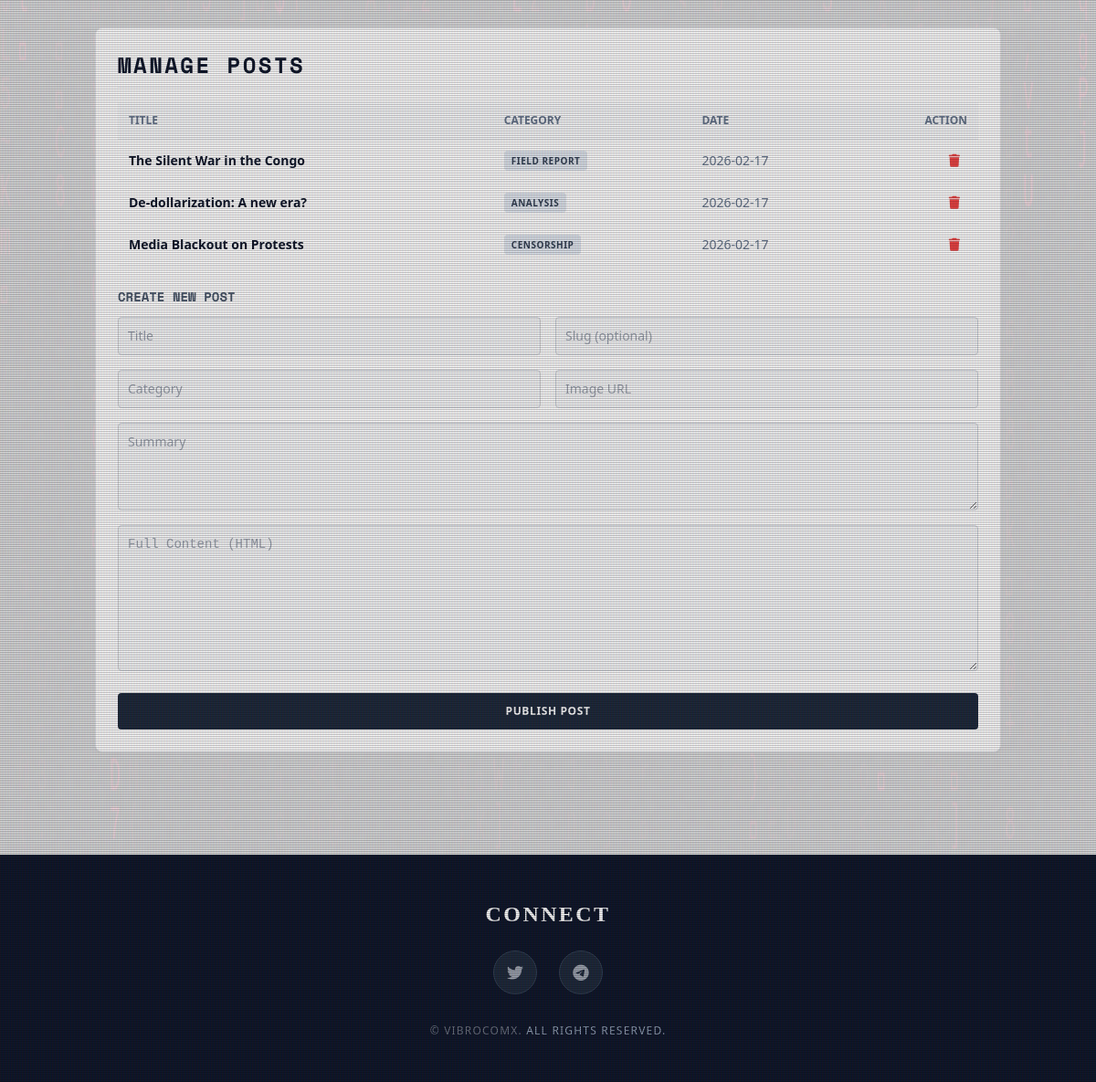
The app's page /admin/dashboard (signed in, lower part), older data.
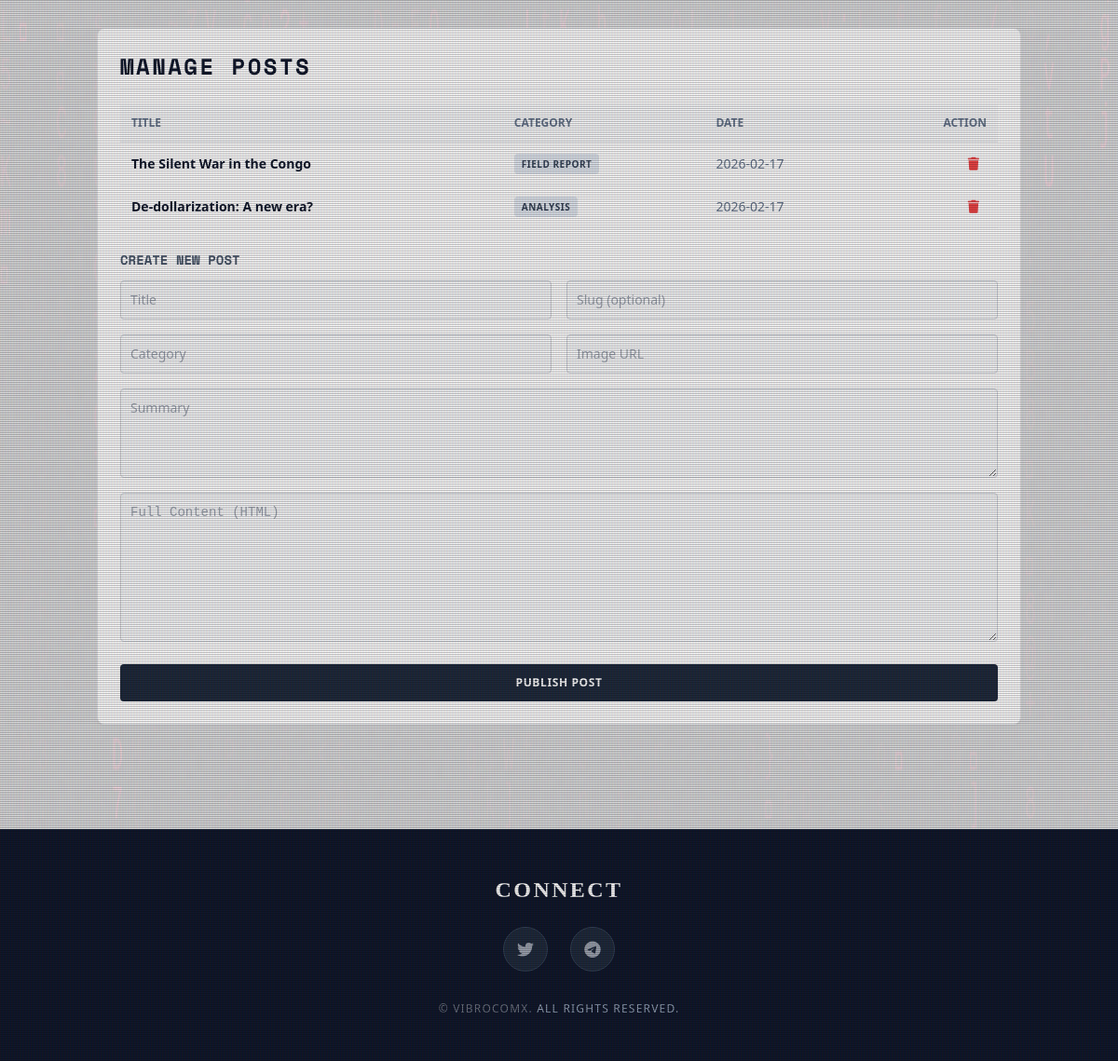
The same page, newer data.
### models.py (models this page shows)
class Post(db.Model):
    id = db.Column(db.Integer, primary_key=True)
    title = db.Column(db.String(200), nullable=False)
    slug = db.Column(db.String(200), unique=True, nullable=False)
    summary = db.Column(db.String(500))
    content = db.Column(db.Text, nullable=False)
    category = db.Column(db.String(100))
    date_posted = db.Column(db.DateTime, default=datetime.utcnow)
    author = db.Column(db.String(100), default="VibrocomX Team")
    tags = db.Column(db.String(200))
    image_url = db.Column(db.String(500))

class SocialLink(db.Model):
    id = db.Column(db.Integer, primary_key=True)
    platform = db.Column(db.String(50), nullable=False)
    url = db.Column(db.String(500), nullable=False)
    icon_class = db.Column(db.String(100))

### admin_routes.py (the view)
@admin_bp.route('/dashboard')
@login_required
def dashboard():
    posts = Post.query.all()
    social_links = SocialLink.query.all()
    pages = PageContent.query.all()
    settings = SiteSetting.query.all() # Updated Model Name
    founders = Founder.query.all()
    return render_template('admin/dashboard.html',
                           posts=posts, social_links=social_links,
                           pages=pages, settings=settings, founders=founders)

### app.py (called while the page is built)
@login_manager.user_loader
def load_user(user_id):
    return User.query.get(int(user_id))

@app.context_processor
def inject_globals():
    social_links = SocialLink.query.all()
    banner_setting = SiteSetting.query.filter_by(setting_key='breaking_banner').first()
    show_banner = banner_setting.setting_value == 'true' if banner_setting else True
    breaking_text_setting = SiteSetting.query.filter_by(setting_key='breaking_text').first()
    breaking_text = breaking_text_setting.setting_value if breaking_text_setting else "Global South unites against sanctions"
    return dict(social_links=social_links, show_banner=show_banner, breaking_text=breaking_text)

### templates/admin/dashboard.html (shortened to what this page needs)
{% extends 'base.html' %}
{% block content %}
<div class="grid grid-cols-1 md:grid-cols-2 gap-8">
    <div class="bg-white p-6 rounded-lg border border-gray-200 shadow-sm md:col-span-2">
        <h2 class="text-2xl font-bold text-slate-900 mb-4 uppercase tracking-widest border-b border-gray-100 pb-2">
            Manage Posts</h2>
        <div class="overflow-x-auto mb-6">
            <table class="w-full text-left border-collapse">
                <thead>
                    <tr class="text-slate-500 text-xs uppercase border-b border-gray-200 bg-gray-50">
                        <th class="p-3">Title</th>
                        <th class="p-3">Category</th>
                        <th class="p-3">Date</th>
                        <th class="p-3 text-right">Action</th>
                    </tr>
                </thead>
                <tbody class="text-sm text-slate-700">
                    {% for post in posts %}
                    <tr class="border-b border-gray-100 hover:bg-gray-50 transition-colors">
                        <td class="p-3 font-bold text-slate-900">{{ post.title }}</td>
                        <td class="p-3"><span
                                class="bg-slate-200 text-slate-700 px-2 py-1 rounded text-[10px] font-bold uppercase tracking-wider">{{
                                post.category }}</span></td>
                        <td class="p-3 text-slate-500">{{ post.date_posted.strftime('%Y-%m-%d') }}</td>
                        <td class="p-3 text-right">
                            <a href="{{ url_for('admin.delete_post', id=post.id) }}"
                                class="text-red-500 hover:text-red-700 p-2" onclick="return confirm('Delete post?')"><i
                                    class="fas fa-trash"></i></a>
                        </td>
                    </tr>
                    {% endfor %}
                </tbody>
            </table>
        </div>
        <h3 class="text-slate-600 text-sm font-bold uppercase mb-3 mt-6">Create New Post</h3>
        <form action="{{ url_for('admin.manage_post') }}" method="POST" class="grid grid-cols-1 md:grid-cols-2 gap-4">
            <input type="text" name="title" placeholder="Title" required
                class="bg-gray-50 border border-gray-300 text-slate-800 p-2.5 rounded w-full text-sm focus:ring-2 focus:ring-slate-400 outline-none">
            <input type="text" name="slug" placeholder="Slug (optional)"
                class="bg-gray-50 border border-gray-300 text-slate-800 p-2.5 rounded w-full text-sm focus:ring-2 focus:ring-slate-400 outline-none">
            <input type="text" name="category" placeholder="Category"
                class="bg-gray-50 border border-gray-300 text-slate-800 p-2.5 rounded w-full text-sm focus:ring-2 focus:ring-slate-400 outline-none">
            <input type="text" name="image_url" placeholder="Image URL"
                class="bg-gray-50 border border-gray-300 text-slate-800 p-2.5 rounded w-full text-sm focus:ring-2 focus:ring-slate-400 outline-none">
            <textarea name="summary" placeholder="Summary"
                class="bg-gray-50 border border-gray-300 text-slate-800 p-2.5 rounded w-full text-sm h-24 md:col-span-2 focus:ring-2 focus:ring-slate-400 outline-none"></textarea>
            <textarea name="content" placeholder="Full Content (HTML)"
                class="bg-gray-50 border border-gray-300 text-slate-800 p-2.5 rounded w-full text-sm h-40 md:col-span-2 font-mono focus:ring-2 focus:ring-slate-400 outline-none"></textarea>
            <button type="submit"
                class="bg-slate-800 hover:bg-slate-900 text-white font-bold py-3 px-4 rounded md:col-span-2 uppercase text-xs tracking-wider transition-colors mt-2">
                Publish Post
            </button>
        </form>
    </div>
</div>
{% endblock %}

### templates/base.html (shortened to what this page needs)
<!DOCTYPE html>
<html lang="en">
<head>
    <script src="https://cdn.tailwindcss.com"></script>
    <link href="https://unpkg.com/aos@2.3.1/dist/aos.css" rel="stylesheet">
    <link rel="stylesheet" href="https://cdnjs.cloudflare.com/ajax/libs/font-awesome/6.0.0/css/all.min.css">
    <link rel="stylesheet" href="{{ url_for('static', filename='style.css') }}">
</head>
<body
    class="bg-gray-50 text-gray-800 flex flex-col min-h-screen relative font-sans selection:bg-slate-200 selection:text-black">
    <main class="flex-grow container mx-auto px-4 py-8 relative z-10">
        {% block content %}{% endblock %}
    </main>
    <footer class="bg-slate-900 p-12 mt-20 border-t border-slate-800 relative overflow-hidden">
        <div class="container mx-auto text-center relative z-10">
            <h4 class="text-white font-serif font-black uppercase tracking-widest mb-6 text-2xl">Connect</h4>
            <div class="mb-8 flex justify-center gap-6">
                {% for link in social_links %}
                <a href="{{ link.url }}" target="_blank"
                    class="w-12 h-12 flex items-center justify-center rounded-full bg-slate-800 border border-slate-700 text-gray-400 hover:text-white hover:border-slate-500 hover:bg-slate-700 transition-all duration-300">
                    <i class="{{ link.icon_class }} text-lg"></i>
                </a>
                {% endfor %}
            </div>
            <p class="text-gray-500 text-xs font-sans uppercase tracking-widest">
                &copy; {{ current_year }} VibrocomX. <span class="text-slate-400">All Rights Reserved.</span>
            </p>
        </div>
    </footer>
</body>
</html>

Row changes from the older to the newer data that the page shows:
removed Post: title "Media Blackout on Protests", category "CENSORSHIP", date_posted "2026-02-17"
